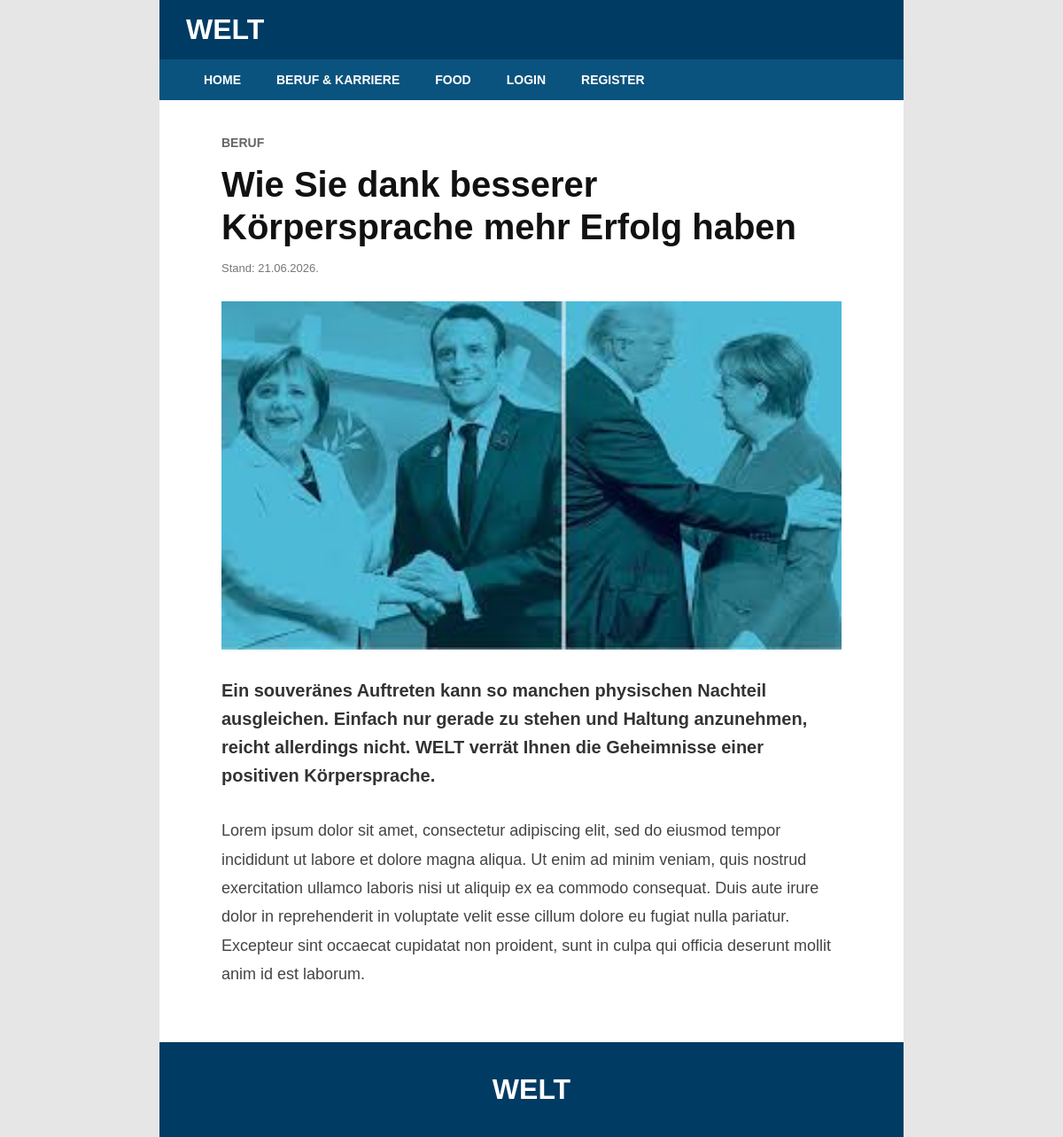
Page /clanak.php?id=1 on the committed database.
### tables this page shows
CREATE TABLE vijesti (
    id INT AUTO_INCREMENT PRIMARY KEY,
    datum DATETIME NOT NULL DEFAULT CURRENT_TIMESTAMP,
    naslov VARCHAR(255) NOT NULL,
    sazetak TEXT NOT NULL,
    tekst TEXT NOT NULL,
    slika VARCHAR(255) NOT NULL,
    kategorija VARCHAR(64) NOT NULL,
    arhiva TINYINT(1) NOT NULL DEFAULT 0
);

### clanak.php (the view, shortened to what this page needs)
<?php
include 'connect.php';
$id = (int)$_GET['id'];
$query = "SELECT * FROM vijesti WHERE id=$id";
$result = mysqli_query($dbc, $query);
$row = mysqli_fetch_assoc($result);
?>
<!DOCTYPE html>
<html lang="en">
<head>
    <link rel="stylesheet" href="style.css">
</head>
<body>
    <header>
        <?php include 'header.php'; ?>
    </header>
    <main class="single-article">
        <section class="article-page">
            <h2 class="article-category">
                <?php echo strtoupper($row['kategorija']); ?>
            </h2>
            <h1 class="article-title">
                <?php echo $row['naslov']; ?>
            </h1>
            <p class="article-date">
                Stand:
                <?php echo date('d.m.Y.', strtotime($row['datum'])); ?>
            </p>
            <img
                src="images-uploaded/<?php echo $row['slika']; ?>"
                alt="<?php echo $row['naslov']; ?>"
                class="article-image"
            >
            <p class="article-summary">
                <?php echo $row['sazetak']; ?>
            </p>
            <div class="article-content">
                <?php echo nl2br($row['tekst']); ?>
            </div>
        </section>
    </main>
    <footer>
        <h1>WELT</h1>
    </footer>
</body>
</html>
</body>

### style.css (style rules this page uses)
html { background-color: #e6e6e6; }
body { width: 70%; background-color: white; margin: 0 auto; }
* { margin: 0; padding: 0; box-sizing: border-box; font-family: Arial, sans-serif; }
header { width: 100%; background-color: #003b63; color: white; }
header h1, footer h1 { color: white; font-size: 32px; padding: 15px 30px; font-family: Arial, sans-serif; }
footer { background-color: #003b63; text-align: center; padding: 20px 0; }
section { padding: 35px 30px; }
section h2 { margin-bottom: 30px; }
.article-page { max-width: 700px; margin: 0 auto; padding: 40px 0 60px; }
.article-category { font-size: 14px; color: #666; margin-bottom: 15px; text-transform: uppercase; }
.article-title { font-size: 40px; line-height: 1.2; margin-bottom: 15px; color: #111; }
.article-date { font-size: 13px; color: #777; margin-bottom: 30px; }
.article-image { width: 100%; display: block; margin-bottom: 30px; }
.article-summary { font-size: 20px; line-height: 1.6; margin-bottom: 30px; font-weight: 600; color: #333; }
.article-content { font-size: 18px; line-height: 1.8; color: #444; }

### rows in the picture
vijesti: kategorija "BERUF", naslov "Wie Sie dank besserer Körpersprache mehr Erfolg haben", datum "21.06.2026.", slika (picture), sazetak "Ein souveränes Auftreten kann so manchen physischen Nachteil ausgleichen. Einfach nur gerade zu stehen und Haltung anzunehmen, reicht allerdings nicht. WELT verrät Ihnen die Geheimnisse einer positiven Körpersprache.", tekst "Lorem ipsum dolor sit amet, consectetur adipiscing elit, sed do eiusmod tempor incididunt ut labore et dolore magna aliqua. Ut enim ad minim veniam, quis nostrud exercitation ullamco laboris nisi ut aliquip ex ea commodo consequat. Duis aute irure dolor in reprehenderit in voluptate velit esse cillum dolore eu fugiat nulla pariatur. Excepteur sint occaecat cupidatat non proident, sunt in culpa qui officia deserunt mollit anim id est laborum."
